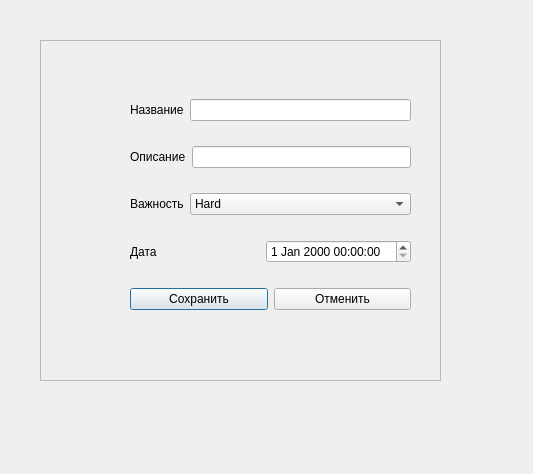
<?xml version="1.0" encoding="UTF-8"?>
<ui version="4.0">
 <class>Dialog</class>
 <widget class="QDialog" name="Dialog">
  <property name="geometry">
   <rect>
    <x>0</x>
    <y>0</y>
    <width>533</width>
    <height>474</height>
   </rect>
  </property>
  <property name="windowTitle">
   <string>Dialog</string>
  </property>
  <widget class="QFrame" name="frame">
   <property name="geometry">
    <rect>
     <x>40</x>
     <y>40</y>
     <width>401</width>
     <height>341</height>
    </rect>
   </property>
   <property name="frameShape">
    <enum>QFrame::StyledPanel</enum>
   </property>
   <property name="frameShadow">
    <enum>QFrame::Raised</enum>
   </property>
   <widget class="QWidget" name="">
    <property name="geometry">
     <rect>
      <x>90</x>
      <y>40</y>
      <width>281</width>
      <height>251</height>
     </rect>
    </property>
    <layout class="QGridLayout" name="gridLayout">
     <item row="4" column="0">
      <layout class="QGridLayout" name="gridLayout_2">
       <item row="0" column="1">
        <widget class="QDateTimeEdit" name="dateTimeEdit"/>
       </item>
       <item row="0" column="0">
        <widget class="QLabel" name="label_4">
         <property name="text">
          <string>Дата</string>
         </property>
        </widget>
       </item>
      </layout>
     </item>
     <item row="3" column="0">
      <layout class="QGridLayout" name="gridLayout_3">
       <item row="0" column="1">
        <widget class="QComboBox" name="comboBox">
         <item>
          <property name="text">
           <string>Hard</string>
          </property>
         </item>
         <item>
          <property name="text">
           <string>Normal</string>
          </property>
         </item>
         <item>
          <property name="text">
           <string>Easy</string>
          </property>
         </item>
        </widget>
       </item>
       <item row="0" column="0">
        <widget class="QLabel" name="label_3">
         <property name="sizePolicy">
          <sizepolicy hsizetype="Fixed" vsizetype="Fixed">
           <horstretch>0</horstretch>
           <verstretch>0</verstretch>
          </sizepolicy>
         </property>
         <property name="text">
          <string>Важность</string>
         </property>
        </widget>
       </item>
      </layout>
     </item>
     <item row="2" column="0">
      <layout class="QHBoxLayout" name="horizontalLayout_3">
       <item>
        <widget class="QLabel" name="label_2">
         <property name="text">
          <string>Описание</string>
         </property>
        </widget>
       </item>
       <item>
        <widget class="QLineEdit" name="lineEdit_2"/>
       </item>
      </layout>
     </item>
     <item row="1" column="0">
      <layout class="QHBoxLayout" name="horizontalLayout_4">
       <item>
        <widget class="QLabel" name="label">
         <property name="text">
          <string>Название</string>
         </property>
        </widget>
       </item>
       <item>
        <widget class="QLineEdit" name="lineEdit"/>
       </item>
      </layout>
     </item>
     <item row="5" column="0">
      <layout class="QHBoxLayout" name="horizontalLayout">
       <item>
        <widget class="QPushButton" name="pushButton">
         <property name="text">
          <string>Сохранить</string>
         </property>
        </widget>
       </item>
       <item>
        <widget class="QPushButton" name="pushButton_2">
         <property name="text">
          <string>Отменить</string>
         </property>
        </widget>
       </item>
      </layout>
     </item>
    </layout>
   </widget>
  </widget>
 </widget>
 <resources/>
 <connections/>
</ui>
